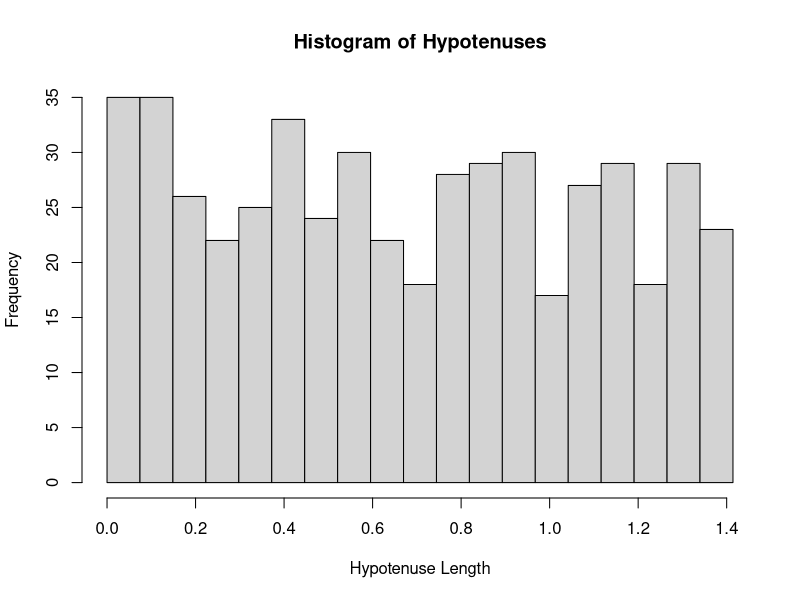
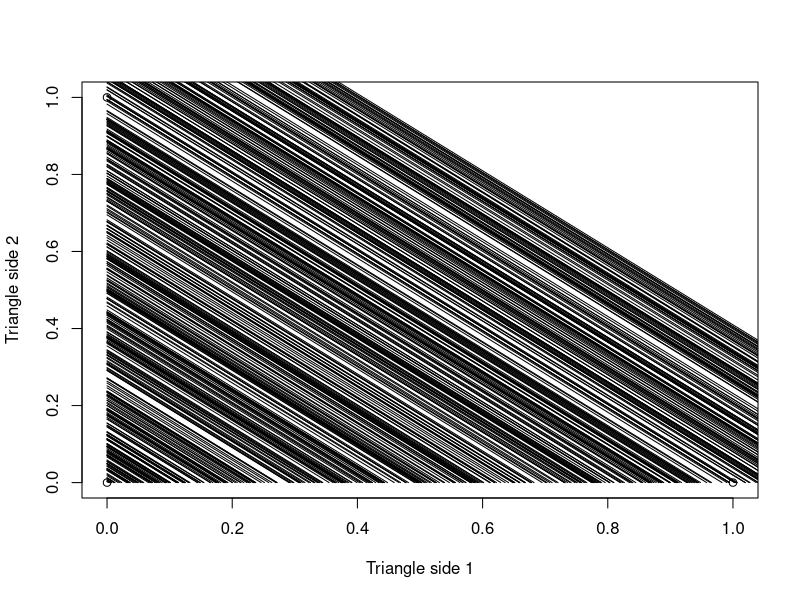
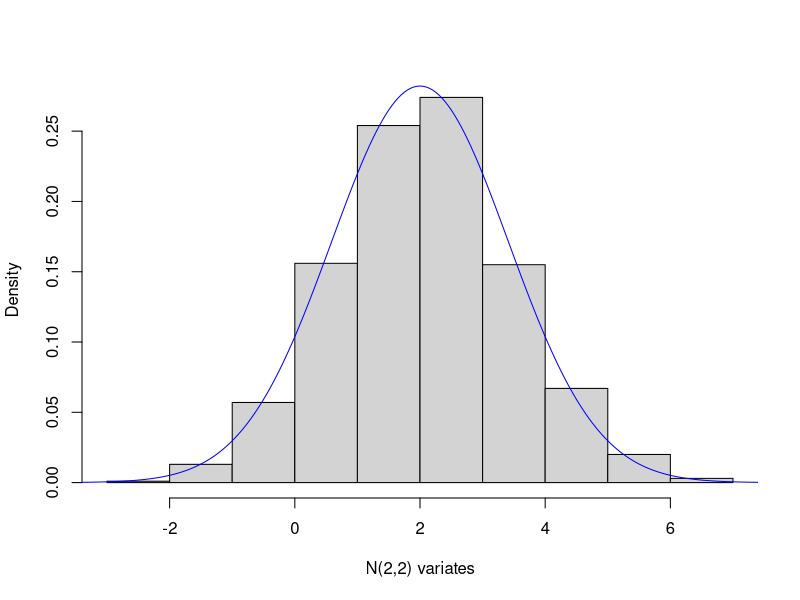

Generate these figures, in order, with R:
## ---- chunk 1
knitr::opts_chunk$set(echo = TRUE)
## ---- chunk 2
# set up the plot by outlining the border from 0 to 1 on each of the triangle side 1 and side 2
#plot(c(0,1,0),c(1,0,0), type="p", xlab="Triangle side 1", ylab="Triangle side 2")
#i = 17 # plot the 17th hypotenuse; remove this line once you set-up the for-loop over i
# draw the hypotenuse
#lines(c(0,x[i]),c(x[i],0))
## ---- chunk 3
# Dobrow Exercise 6.57, based on 6.8
# True expected value and variance are sqrt(2)/2 and 1/6
n = 500
sides = runif(n,0,1)
hyp = numeric(n)

for (i in 1:n) {
  hyp[i] = sides[i]*sqrt(2)
}

mean(hyp)
var(hyp)
## ---- chunk 4
hist(hyp,breaks=seq(0, sqrt(2), length.out=20),main="Histogram of Hypotenuses", xlab="Hypotenuse Length", ylab="Frequency")
## ---- chunk 5
plot(c(0,1,0),c(1,0,0), type="p", xlab="Triangle side 1", ylab="Triangle side 2")
for (i in 1:n) {
  lines(c(0,hyp[i]),c(hyp[i],0))
}
## ---- chunk 6
N = 1000
Z = matrix(ncol=2, nrow=N)
X = numeric(N)
Y = numeric(N)

for (i in 1:N) {
  U1 = runif(1,0,1)
  U2 = runif(1,0,1)
  Z[i,1]=sqrt(-2*log(U1))*cos(2*pi*U2)
  Z[i,2]=sqrt(-2*log(U1))*sin(2*pi*U2)
  X[i]=sqrt(2)*Z[i,1]+2
  Y[i]=sqrt(2)*Z[i,2]+2
}
## ---- chunk 7
mean(X)
mean(Y)
sd(X)
sd(Y)
median(X)
median(Y)
## ---- chunk 8
hist(X, xlab="N(2,2) variates", main="", freq=FALSE)
lines(seq(-4,8,0.05), dnorm(seq(-4,8,0.05),2,sqrt(2)),col="blue")
## ---- chunk 9
print(sprintf("One std dev above: %f", pnorm(mean(X)+sd(X),2,2,lower.tail=FALSE)))
print(sprintf("One std dev below: %f", pnorm(mean(X)-sd(X),2,2)))
print(sprintf("Within one std dev: %f", pnorm(mean(X)+sd(X),2,2)-pnorm(mean(X)-sd(X),2,2)))
print(sprintf("Two std dev above: %f", pnorm(mean(X)+2*sd(X),2,2,lower.tail=FALSE)))
print(sprintf("Two std dev below: %f", pnorm(mean(X)-2*sd(X),2,2)))
print(sprintf("Within two std devs: %f", pnorm(mean(X)+2*sd(X),2,2)-pnorm(mean(X)-2*sd(X),2,2)))
print(sprintf("Three std dev above: %f", pnorm(mean(X)+3*sd(X),2,2,lower.tail=FALSE)))
print(sprintf("Three std dev below: %f", pnorm(mean(X)-3*sd(X),2,2)))
print(sprintf("Within three std devs: %f", pnorm(mean(X)+3*sd(X),2,2)-pnorm(mean(X)-3*sd(X),2,2)))
